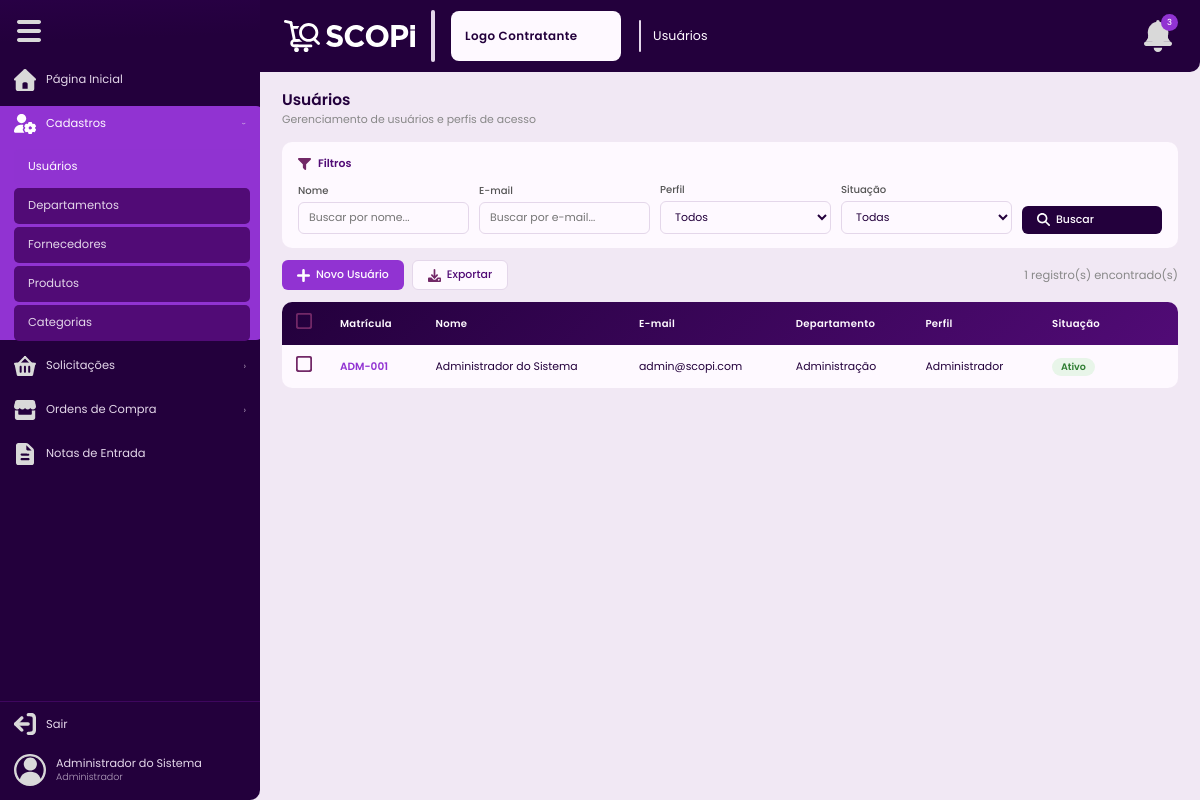
Before: /usuarios (signed in) with the older database file.
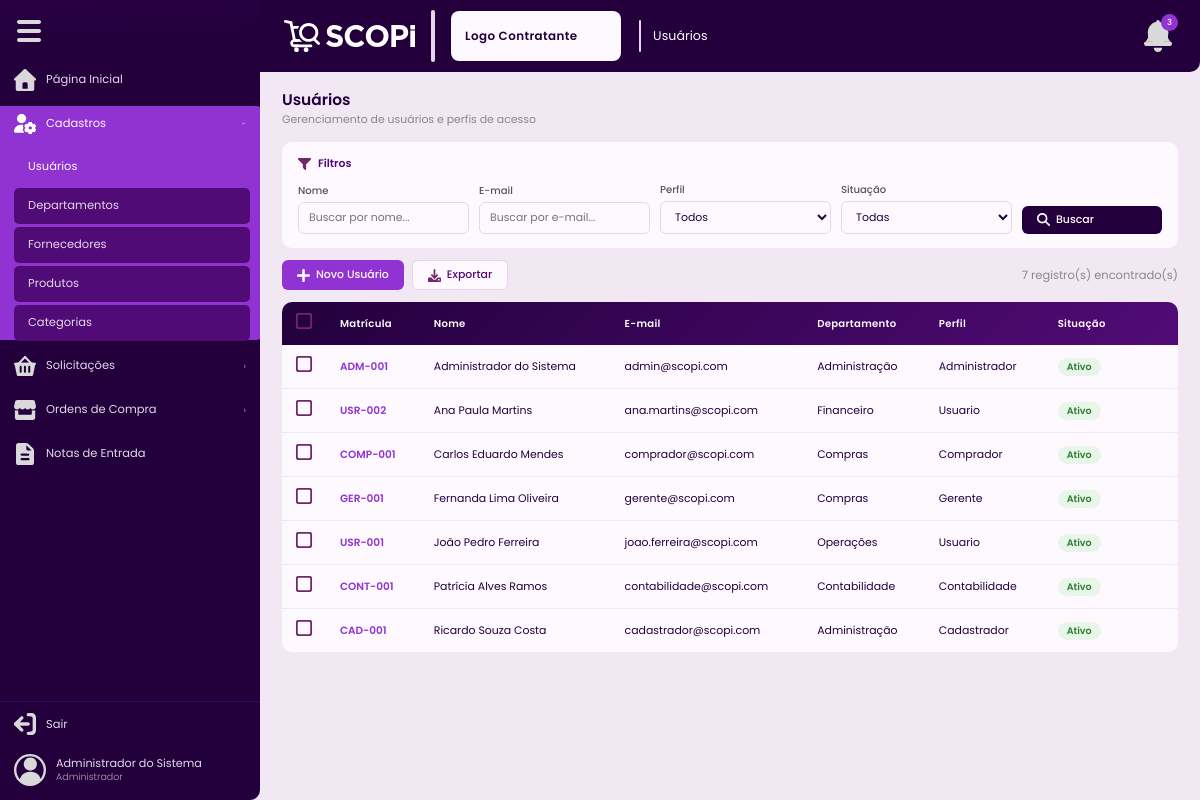
After: the same page with the newer database file.
### tables this page shows
CREATE TABLE IF NOT EXISTS usuarios (
    id               INT UNSIGNED AUTO_INCREMENT PRIMARY KEY,
    nome             VARCHAR(150)  NOT NULL,
    email            VARCHAR(150)  NOT NULL UNIQUE,
    senha            VARCHAR(255)  NOT NULL,
    matricula        VARCHAR(30)   NULL,
    contato          VARCHAR(30)   NULL,
    departamento_id  INT UNSIGNED  NULL,
    perfil           ENUM('administrador','cadastrador','comprador','gerente','contabilidade','usuario') NOT NULL DEFAULT 'usuario',
    situacao         ENUM('ativo','inativo') NOT NULL DEFAULT 'ativo',
    tentativas_falhas TINYINT UNSIGNED NOT NULL DEFAULT 0,
    ultima_tentativa DATETIME     NULL,
    criado_em        DATETIME     NOT NULL DEFAULT CURRENT_TIMESTAMP,
    atualizado_em    DATETIME     NULL ON UPDATE CURRENT_TIMESTAMP,
    INDEX idx_email    (email),
    INDEX idx_situacao (situacao),
    INDEX idx_perfil   (perfil),
    CONSTRAINT fk_usuario_departamento FOREIGN KEY (departamento_id) REFERENCES departamentos(id) ON DELETE SET NULL
);

CREATE TABLE IF NOT EXISTS departamentos (
    id           INT UNSIGNED AUTO_INCREMENT PRIMARY KEY,
    nome         VARCHAR(120)  NOT NULL,
    codigo       VARCHAR(20)   NOT NULL UNIQUE,
    gerente_id   INT UNSIGNED  NULL,
    situacao     ENUM('ativo','inativo') NOT NULL DEFAULT 'ativo',
    criado_em    DATETIME      NOT NULL DEFAULT CURRENT_TIMESTAMP,
    atualizado_em DATETIME     NULL ON UPDATE CURRENT_TIMESTAMP,
    INDEX idx_situacao (situacao)
);

### Controllers/BaseController.php (called while the page is built, shortened)
<?php
class BaseController{
    protected function renderizar(string $view, array $variaveis = []): void {
        extract($variaveis);
        $usuario = Auxiliares::usuarioLogado();
        require_once __DIR__ . '/../Views/templates/header.php';
        require_once __DIR__ . '/../Views/' . $view . '.php';
        require_once __DIR__ . '/../Views/templates/footer.php';
    }
}

### Controllers/UsuarioControlador.php (called while the page is built, shortened)
<?php
class UsuarioControlador extends BaseController {
    private UsuarioModelo $modelo;
    public function __construct() {
        $this->modelo = new UsuarioModelo();
    }
    public function listar(): void {
        $usuario = Auxiliares::usuarioLogado();
        $filtros = $_GET;
        $departamentoId = ($usuario['perfil'] ?? '') === 'gerente' ? (int) $usuario['departamento_id'] : null;
        $usuarios = $this->modelo->listarComFiltros($filtros, $departamentoId);
        $this->renderizar('cadastros/usuarios', compact('usuarios', 'departamentos', 'filtros'));
    }
}

### index.php (called while the page is built, shortened)
<?php
require_once __DIR__ . '/Autoloader.php';
$routes = require __DIR__ . '/Config/Routes.php';
$uri = parse_url($_SERVER['REQUEST_URI'] ?? '/', PHP_URL_PATH) ?: '/';
$uri = '/' . trim($uri, '/');
$uri = $uri === '//' ? '/' : $uri;
function matchRoute(string $uri, array $routes): array
{
    foreach ($routes as $route => $handler) {
        $pattern = preg_replace('/\{[^\/]+\}/', '([^\/]+)', $route);
        $pattern = '#^' . rtrim($pattern, '/') . '$#';
        if (preg_match($pattern, rtrim($uri, '/') ?: '/', $matches)) {
            array_shift($matches);
            return [$handler, $matches];
        }
    }
    return [null, []];
}
[$handler, $params] = matchRoute($uri, $routes);
[$controllerName, $method] = $handler;
$controller = new $className();
call_user_func_array([$controller, $method], $params);

### Config/Auxiliares.php (called while the page is built, shortened)
<?php
class Auxiliares {
    public static function usuarioLogado(): array {
        return [
            'id'              => $_SESSION['usuario_id']              ?? null,
            'nome'            => $_SESSION['usuario_nome']            ?? '',
            'email'           => $_SESSION['usuario_email']           ?? '',
            'perfil'          => $_SESSION['usuario_perfil']          ?? '',
            'departamento_id' => $_SESSION['usuario_departamento_id'] ?? null,
        ];
    }
    public static function escapar(?string $valor): string {
        return htmlspecialchars($valor ?? '', ENT_QUOTES, 'UTF-8');
    }
}

### Models/ModeloBase.php (called while the page is built, shortened)
<?php
abstract class ModeloBase {
    public function __construct() {
        $this->bd = BancoDados::obterInstancia()->obterConexao();
    }
}

### Autoloader.php (called while the page is built, shortened)
<?php
class Autoloader
{
    public static function register()
    {
        spl_autoload_register(function ($class) {
            $file = str_replace('\\', DIRECTORY_SEPARATOR, $class).'.php';
            if (file_exists($file)) {
                return true;
            }
            return false;
        });
    }
}

### Config/BancoDados.php (called while the page is built, shortened)
<?php
class BancoDados {
    private static ?self $instancia = null;
    private \PDO $conexao;
    private function __construct() {
        $hospedeiro = getenv('DB_HOST') ?: 'mysql';
        $nomeBanco  = getenv('NAME') ?: 'scopi';
        $usuario    = getenv('USER') ?: 'root';
        $senha      = getenv('PASS') !== false ? getenv('PASS') : 'root';
        $port       = getenv('DB_PORT') ?: '3306';
        $dsn = "mysql:host={$hospedeiro};dbname={$nomeBanco};port={$port};charset=utf8mb4";
        $this->conexao = new \PDO($dsn, $usuario, $senha, [
            \PDO::ATTR_ERRMODE            => \PDO::ERRMODE_EXCEPTION,
            \PDO::ATTR_DEFAULT_FETCH_MODE => \PDO::FETCH_ASSOC,
            \PDO::ATTR_EMULATE_PREPARES   => false,
        ]);
    }
    public static function obterInstancia(): self {
        if (self::$instancia === null) self::$instancia = new self();
        return self::$instancia;
    }
    public function obterConexao(): \PDO {
        return $this->conexao;
    }
}

### Models/UsuarioModelo.php (called while the page is built, shortened)
<?php
class UsuarioModelo extends ModeloBase {
    public function listarComFiltros(array $filtros = [], ?int $departamentoId = null): array {
        $sql = "SELECT u.*, d.nome AS nome_departamento FROM usuarios u
                LEFT JOIN departamentos d ON d.id = u.departamento_id WHERE 1=1";
        $p = [];
        $sql .= ' ORDER BY u.nome ASC';
        $q = $this->bd->prepare($sql);
        $q->execute($p);
        return $q->fetchAll();
    }
}

### Views/cadastros/usuarios.php (the view, shortened to what this page needs)
<div class="pagina-cabecalho">
  <h1 class="pagina-titulo">Usuários</h1>
  <p class="pagina-subtitulo">Gerenciamento de usuários e perfis de acesso</p>
</div>
<div class="painel-filtros">
  <div class="filtros-cabecalho">
    <img src="<?= BASE_URL ?>/public/assets/icons/iconeFiltro.svg" alt="">
    <span>Filtros</span>
  </div>
  <form method="GET" action="<?= BASE_URL ?>/usuarios">
    <div class="filtros-campos">
      <div class="campo-filtro"><label>Nome</label><input type="text" name="nome" value="<?= Auxiliares::escapar($filtros['nome'] ?? '') ?>" placeholder="Buscar por nome..."></div>
      <div class="campo-filtro"><label>E-mail</label><input type="text" name="email" value="<?= Auxiliares::escapar($filtros['email'] ?? '') ?>" placeholder="Buscar por e-mail..."></div>
      <div class="campo-filtro"><label>Perfil</label><select name="perfil"><option value="">Todos</option></select></div>
      <div class="campo-filtro"><label>Situação</label><select name="situacao"><option value="">Todas</option></select></div>
      <div class="campo-filtro" style="flex:0; align-self:flex-end;"><button type="submit" class="btn btn-filtrar"><img src="<?= BASE_URL ?>/public/assets/icons/iconeBusca.svg" alt=""> Buscar</button></div>
    </div>
  </form>
</div>
<div class="barra-acoes">
  <div class="grupo-botoes">
    <?php if (($usuario['perfil'] ?? '') === 'administrador'): ?>
    <button class="btn btn-primario" onclick="Scopi.abrirCadastro('modalUsuario', 'formUsuario')"><img src="<?= BASE_URL ?>/public/assets/icons/iconeInserir.svg" alt=""> Novo Usuário</button>
    <?php endif; ?>
    <button class="btn btn-secundario" onclick="exportarTabela()"><img src="<?= BASE_URL ?>/public/assets/icons/iconeDownload.svg" alt=""> Exportar</button>
  </div>
  <span style="font-size:.82rem; color:#888;"><?= count($usuarios ?? []) ?> registro(s) encontrado(s)</span>
</div>
<div class="tabela-container">
  <table class="tabela" id="tabelaUsuarios">
    <thead>
      <tr>
        <th><label class="checkbox-custom">
          <img src="<?= BASE_URL ?>/public/assets/icons/iconeCheckboxVazia.svg" class="check-icone" alt="">
        </label></th>
        <th>Matrícula</th>
        <th>Nome</th>
        <th>E-mail</th>
        <th>Departamento</th>
        <th>Perfil</th>
        <th>Situação</th>
        <th class="coluna-acoes"></th>
      </tr>
    </thead>
    <tbody>
      <?php if (empty($usuarios)): ?>
        <tr><td colspan="8" style="text-align:center; padding:32px; color:#888;">Nenhum usuário encontrado.</td></tr>
      <?php else: ?>
        <?php foreach ($usuarios as $u): ?>
          <tr>
            <td><label class="checkbox-custom">
              <img src="<?= BASE_URL ?>/public/assets/icons/iconeCheckboxVazia.svg" class="check-icone" alt="">
            </label></td>
            <td>
              <span class="cod-clicavel"
                    onclick="Scopi.abrirRegistro('modalUsuario','formUsuario','/usuarios/dados',<?= $u['id'] ?>,'visualizar')"
                    title="Clique para visualizar">
                <?= Auxiliares::escapar($u['matricula']) ?>
              </span>
            </td>
            <td><?= Auxiliares::escapar($u['nome']) ?></td>
            <td><?= Auxiliares::escapar($u['email']) ?></td>
            <td><?= Auxiliares::escapar($u['nome_departamento'] ?? '—') ?></td>
            <td><?= ucfirst(Auxiliares::escapar($u['perfil'])) ?></td>
            <td>
              <span class="badge badge-<?= $u['situacao'] ?>">
                <?= ucfirst($u['situacao']) ?>
              </span>
            </td>
            <td class="coluna-acoes">
            </td>
          </tr>
        <?php endforeach; ?>
      <?php endif; ?>
    </tbody>
  </table>
</div>

### Views/templates/header.php (shortened to what this page needs)
<?php
$paginaAtual = trim(parse_url($_SERVER['REQUEST_URI'] ?? '/', PHP_URL_PATH) ?: '/', '/');
$paginaAtual = $paginaAtual === 'home' ? 'inicio' : $paginaAtual;
$usuario     = $usuario ?? Auxiliares::usuarioLogado();
if (!function_exists('pAti')) {
function pAti(string $rota, string $atual): bool {
    return $rota === $atual || str_starts_with($atual, $rota . '/');
}
}
if (!function_exists('subAberto')) {
function subAberto(array $rotas, string $atual): bool {
    foreach ($rotas as $r) { if (pAti($r, $atual)) return true; }
    return false;
}
}
?>
<!DOCTYPE html>
<html lang="pt-BR">
<head>
  <link rel="stylesheet" href="<?= BASE_URL ?>/public/assets/css/estilo.css">
</head>
<body>
<div class="layout">
<aside class="sidebar" id="sidebar">
  <div class="btn-menu-wrap">
    <button class="btn-menu" id="btnMenu" title="Retrair / expandir">
      <img src="<?= BASE_URL ?>/public/assets/icons/iconeMenu.svg" alt="Menu">
    </button>
  </div>
  <nav class="sidebar-nav">
    <div class="nav-item <?= pAti('inicio',$paginaAtual)?'ativo':'' ?>" data-tooltip="Página Inicial">
      <a href="<?= BASE_URL ?>/inicio" class="nav-link <?= pAti('inicio',$paginaAtual)?'ativo':'' ?>">
        <img src="<?= BASE_URL ?>/public/assets/icons/iconeHome.svg" alt="" class="icone-nav">
        <span class="texto-nav">Página Inicial</span>
      </a>
    </div>
    <?php if (in_array($usuario['perfil'] ?? '', ['administrador', 'cadastrador', 'gerente'])): ?>
    <?php $cAb = subAberto(['usuarios','departamentos','fornecedores','produtos','categorias'],$paginaAtual); ?>
    <div class="nav-item <?= $cAb?'ativo aberto':'' ?>" data-tooltip="Cadastros">
      <button class="nav-link <?= $cAb?'ativo':'' ?>" onclick="toggleSubmenu(this)">
        <img src="<?= BASE_URL ?>/public/assets/icons/iconeCadastro.svg" alt="" class="icone-nav">
        <span class="texto-nav">Cadastros</span>
        <span class="seta-submenu">›</span>
      </button>
      <ul class="submenu">
        <?php if (in_array($usuario['perfil'] ?? '', ['administrador', 'gerente'])): ?>
        <li><a href="<?= BASE_URL ?>/usuarios"      class="nav-link <?= pAti('usuarios',$paginaAtual)?'ativo':'' ?>">
          <span class="texto-nav">Usuários</span></a></li>
        <?php endif; ?>
        <?php if (in_array($usuario['perfil'] ?? '', ['administrador', 'cadastrador'])): ?>
        <li><a href="<?= BASE_URL ?>/departamentos" class="nav-link <?= pAti('departamentos',$paginaAtual)?'ativo':'' ?>">
          <span class="texto-nav">Departamentos</span></a></li>
        <li><a href="<?= BASE_URL ?>/fornecedores"  class="nav-link <?= pAti('fornecedores',$paginaAtual)?'ativo':'' ?>">
          <span class="texto-nav">Fornecedores</span></a></li>
        <li><a href="<?= BASE_URL ?>/produtos"      class="nav-link <?= pAti('produtos',$paginaAtual)?'ativo':'' ?>">
          <span class="texto-nav">Produtos</span></a></li>
        <li><a href="<?= BASE_URL ?>/categorias"    class="nav-link <?= pAti('categorias',$paginaAtual)?'ativo':'' ?>"><span class="texto-nav">Categorias</span></a></li>
        <?php endif; ?>
      </ul>
    </div>
    <?php endif; ?>
    <?php $sAb = subAberto(['solicitacoes'],$paginaAtual); ?>
    <div class="nav-item <?= $sAb?'ativo aberto':'' ?>" data-tooltip="Solicitações">
      <button class="nav-link <?= $sAb?'ativo':'' ?>" onclick="toggleSubmenu(this)">
        <img src="<?= BASE_URL ?>/public/assets/icons/iconeSolicitacao.svg" alt="" class="icone-nav">
        <span class="texto-nav">Solicitações</span>
        <span class="seta-submenu">›</span>
      </button>
    </div>
    <?php if (in_array($usuario['perfil'] ?? '', ['comprador', 'administrador', 'gerente'])): ?>
    <?php $oAb = subAberto(['ordens','cotacoes'],$paginaAtual); ?>
    <div class="nav-item <?= $oAb?'ativo aberto':'' ?>" data-tooltip="Ordens de Compra">
      <button class="nav-link <?= $oAb?'ativo':'' ?>" onclick="toggleSubmenu(this)">
        <img src="<?= BASE_URL ?>/public/assets/icons/iconeOC.svg" alt="" class="icone-nav">
        <span class="texto-nav">Ordens de Compra</span>
        <span class="seta-submenu">›</span>
      </button>
    </div>
    <?php endif; ?>
    <?php if (in_array($usuario['perfil'] ?? '', ['contabilidade', 'comprador', 'administrador'])): ?>
    <div class="nav-item <?= pAti('notas',$paginaAtual)?'ativo':'' ?>" data-tooltip="Notas de Entrada">
      <a href="<?= BASE_URL ?>/notas" class="nav-link <?= pAti('notas',$paginaAtual)?'ativo':'' ?>">
        <img src="<?= BASE_URL ?>/public/assets/icons/iconeNF.svg" alt="" class="icone-nav">
        <span class="texto-nav">Notas de Entrada</span>
      </a>
    </div>
    <?php endif; ?>
  </nav>
  <div class="sidebar-linha"></div>
  <div class="sidebar-rodape">
    <a href="<?= BASE_URL ?>/login/sair" class="sidebar-sair" title="Sair">
      <img src="<?= BASE_URL ?>/public/assets/icons/iconeSair.svg" alt="Sair">
      <span class="texto-nav">Sair</span>
    </a>
    <div class="sidebar-usuario">
      <img src="<?= BASE_URL ?>/public/assets/icons/iconeUser.svg" alt="" class="avatar">
      <div class="info-usr">
        <div class="nome-usr"><?= Auxiliares::escapar($usuario['nome']) ?></div>
        <div class="perfil-usr"><?= ucfirst(Auxiliares::escapar($usuario['perfil'])) ?></div>
      </div>
    </div>
  </div>
</aside>
<div class="conteudo">
  <header class="topbar">
    <div class="topbar-logo">
      <img src="<?= BASE_URL ?>/public/assets/icons/iconeSCOPi.svg" alt="SCOPi" class="icone-logo">
      <img src="<?= BASE_URL ?>/public/assets/icons/iconeLogotipo.svg" alt="SCOPi" class="logotipo">
    </div>
    <div class="topbar-sep"></div>
    <div class="topbar-empresa">
      <span>Logo Contratante</span>
    </div>
    <div class="topbar-titulo-area">
      <div class="topbar-titulo-linha"></div>
      <span class="topbar-titulo" id="topbarTitulo">SCOPi</span>
    </div>
    <div class="topbar-direita">
      <button class="btn-notificacao" id="btnNotificacao" title="Notificações" onclick="Scopi.abrirNotificacoes()">
        <img src="<?= BASE_URL ?>/public/assets/icons/iconeNotificacao.svg" alt="Notificações">
        <span class="badge-notif" id="badgeNotif">3</span>
      </button>
    </div>
  </header>
  <main class="pagina">

### Views/templates/footer.php (shortened to what this page needs)
  </main>
</div>
</div>
</body>
</html>

Changed rows visible on the page:
added usuarios: matricula "USR-002", nome "Ana Paula Martins", email "ana.martins@scopi.com", departamento.nome "Financeiro", perfil "Usuario", situacao "Ativo"
added usuarios: matricula "COMP-001", nome "Carlos Eduardo Mendes", email "comprador@scopi.com", departamento.nome "Compras", perfil "Comprador", situacao "Ativo"
added usuarios: matricula "GER-001", nome "Fernanda Lima Oliveira", email "gerente@scopi.com", departamento.nome "Compras", perfil "Gerente", situacao "Ativo"
added usuarios: matricula "USR-001", nome "João Pedro Ferreira", email "joao.ferreira@scopi.com", departamento.nome "Operações", perfil "Usuario", situacao "Ativo"
added usuarios: matricula "CONT-001", nome "Patrícia Alves Ramos", email "contabilidade@scopi.com", departamento.nome "Contabilidade", perfil "Contabilidade", situacao "Ativo"
added usuarios: matricula "CAD-001", nome "Ricardo Souza Costa", email "cadastrador@scopi.com", departamento.nome "Administração", perfil "Cadastrador", situacao "Ativo"
Other visible differences:
count($usuarios ?? []): "1" → "7"
